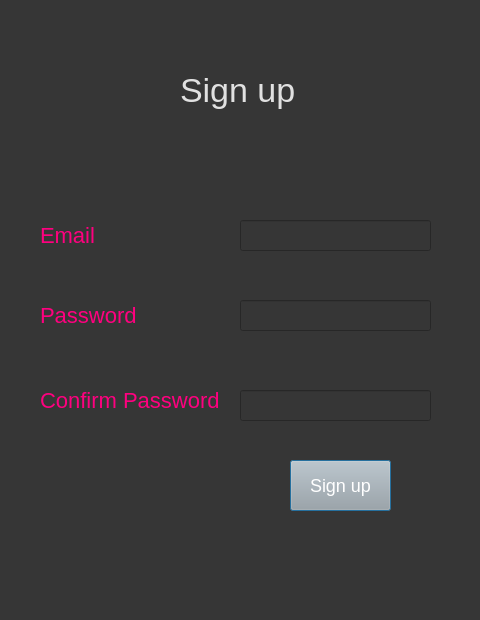
<?xml version="1.0" encoding="UTF-8"?>
<ui version="4.0">
 <class>Dialog</class>
 <widget class="QDialog" name="Dialog">
  <property name="geometry">
   <rect>
    <x>0</x>
    <y>0</y>
    <width>480</width>
    <height>620</height>
   </rect>
  </property>
  <property name="windowTitle">
   <string>Dialog</string>
  </property>
  <property name="styleSheet">
   <string notr="true">background-color: rgb(54, 54, 54);</string>
  </property>
  <widget class="QLabel" name="label">
   <property name="geometry">
    <rect>
     <x>180</x>
     <y>60</y>
     <width>141</width>
     <height>61</height>
    </rect>
   </property>
   <property name="styleSheet">
    <string notr="true">font-size:34px; 
color: rgb(225, 225, 225);</string>
   </property>
   <property name="text">
    <string>Sign up</string>
   </property>
  </widget>
  <widget class="QLabel" name="label_2">
   <property name="geometry">
    <rect>
     <x>40</x>
     <y>220</y>
     <width>81</width>
     <height>31</height>
    </rect>
   </property>
   <property name="font">
    <font>
     <pointsize>-1</pointsize>
    </font>
   </property>
   <property name="styleSheet">
    <string notr="true">color: rgb(255, 0, 127); font-size:22px</string>
   </property>
   <property name="text">
    <string>Email</string>
   </property>
  </widget>
  <widget class="QLineEdit" name="email">
   <property name="geometry">
    <rect>
     <x>240</x>
     <y>220</y>
     <width>191</width>
     <height>31</height>
    </rect>
   </property>
   <property name="styleSheet">
    <string notr="true">color:rgb(225, 225, 225); font-size:16px</string>
   </property>
   <property name="cursorMoveStyle">
    <enum>Qt::LogicalMoveStyle</enum>
   </property>
  </widget>
  <widget class="QLabel" name="label_3">
   <property name="geometry">
    <rect>
     <x>40</x>
     <y>380</y>
     <width>181</width>
     <height>41</height>
    </rect>
   </property>
   <property name="font">
    <font>
     <pointsize>-1</pointsize>
    </font>
   </property>
   <property name="styleSheet">
    <string notr="true">color: rgb(255, 0, 127); font-size:22px</string>
   </property>
   <property name="text">
    <string>Confirm Password</string>
   </property>
  </widget>
  <widget class="QLineEdit" name="confirmpass">
   <property name="geometry">
    <rect>
     <x>240</x>
     <y>390</y>
     <width>191</width>
     <height>31</height>
    </rect>
   </property>
   <property name="styleSheet">
    <string notr="true">color:rgb(225, 225, 225); font-size:16px</string>
   </property>
   <property name="inputMethodHints">
    <set>Qt::ImhHiddenText|Qt::ImhNoAutoUppercase|Qt::ImhNoPredictiveText|Qt::ImhSensitiveData</set>
   </property>
   <property name="echoMode">
    <enum>QLineEdit::Password</enum>
   </property>
  </widget>
  <widget class="QPushButton" name="signupbutton">
   <property name="geometry">
    <rect>
     <x>290</x>
     <y>460</y>
     <width>101</width>
     <height>51</height>
    </rect>
   </property>
   <property name="styleSheet">
    <string notr="true">background-color: rgb(167, 168, 167); 
color: rgb(255, 255, 255);
font-size:18px</string>
   </property>
   <property name="text">
    <string>Sign up</string>
   </property>
  </widget>
  <widget class="QLabel" name="label_4">
   <property name="geometry">
    <rect>
     <x>40</x>
     <y>300</y>
     <width>111</width>
     <height>31</height>
    </rect>
   </property>
   <property name="font">
    <font>
     <pointsize>-1</pointsize>
    </font>
   </property>
   <property name="styleSheet">
    <string notr="true">color: rgb(255, 0, 127); font-size:22px</string>
   </property>
   <property name="text">
    <string>Password</string>
   </property>
  </widget>
  <widget class="QLineEdit" name="password">
   <property name="geometry">
    <rect>
     <x>240</x>
     <y>300</y>
     <width>191</width>
     <height>31</height>
    </rect>
   </property>
   <property name="styleSheet">
    <string notr="true">color:rgb(225, 225, 225); font-size:16px</string>
   </property>
   <property name="inputMethodHints">
    <set>Qt::ImhNone</set>
   </property>
   <property name="echoMode">
    <enum>QLineEdit::Normal</enum>
   </property>
  </widget>
 </widget>
 <resources/>
 <connections/>
</ui>
